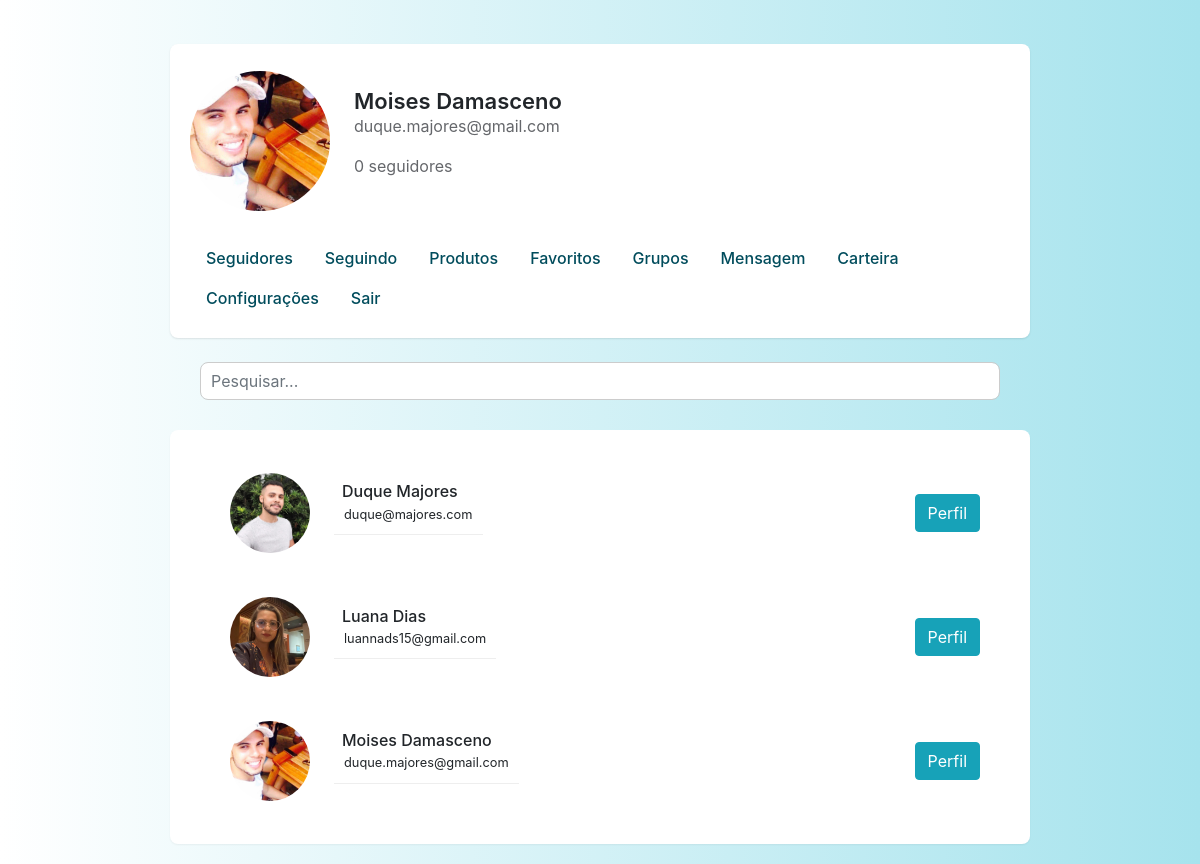
The page /home/1/ (signed in) on the database its author committed.
### app/models.py (models this page shows, shortened)
class User(UserMixin, db.Model):
    id = db.Column(db.Integer, primary_key=True)
    imagem = db.Column(db.String, nullable=True, default='default.png')
    nome = db.Column(db.String(100), nullable=False)
    sobreNome = db.Column(db.String(100), nullable=False)
    email = db.Column(db.String(120), nullable=False, unique=True)
    senha = db.Column(db.String(255), nullable=False)
    followed = db.relationship(
        'User', secondary=followers,
        primaryjoin=(followers.c.follower_id == id),
        secondaryjoin=(followers.c.followed_id == id),
        backref=db.backref('followers', lazy='dynamic'), lazy='dynamic')
    def follower_count(self):
        return self.followers.count()

### app/views.py (the view)
@app.route('/home/<int:id>/', endpoint='home')
@login_required
def home(id):
    obj = User.query.get_or_404(id)
    pesquisa = request.args.get('pesquisa', '')
    if pesquisa:
        dados = User.query.filter(User.nome.ilike(f'%{pesquisa}%')).order_by(User.nome)
    else:
        dados = User.query.order_by(User.nome)
    pessoas = User.query.all()
    quantidade = len(pessoas)
    context = {'dados': dados.all()}
    return render_template('home.html', obj=obj, context=context, pessoas=pessoas, quantidade=quantidade, user_id=id)

### app/__init__.py (called while the page is built)
@login_manager.user_loader
def load_user(user_id):
    return User.query.get(int(user_id))

### app/templates/home.html (shortened to what this page needs)
{% extends 'base.html' %}
{% block styles %}
    <link rel="stylesheet" href="{{ url_for('static', filename='css/index.css') }}">
    <link rel="stylesheet" href="{{ url_for('static', filename='css/home.css') }}">
{% endblock %}
{% block content %}
    <div id="corpo_home">
        <header id="header_home" class="mt-4">
            <div id="cabecalho">
                <div>
                    <img class="rounded-circle" src="{{ url_for('static', filename='imagens/' + obj.imagem) }}" alt="Foto Perfil">
                </div>
                <div class="m-4">
                    <h2>{{ obj.nome }} {{ obj.sobreNome }}</h2>
                    <p>{{ obj.email }}</p>
                    <p>{{ obj.follower_count() }} seguidores</p>
                </div>
            </div>
            <nav>
                <div>
                    <a href="#">Seguidores</a>
                    <a href="#">Seguindo</a>
                    <a href="#">Produtos</a>
                    <a href="#">Favoritos</a>
                    <a href="#">Grupos</a>
                    <a href="#">Mensagem</a>
                    {% if obj.id == current_user.id %}
                        <a href="#">Carteira</a>
                        <a href="#">Configurações</a>
                        <a href="{{ url_for('logout') }}">Sair</a>
                    {% endif %}
                </div>
            </nav>
        </header>
        <form id="form_pesq_home" method="get" class="row col-12 mt-4">
            <div class="col-12">
                <input type="text" name="pesquisa" id="pesquisa" class="form-control" placeholder="Pesquisar...">
            </div>
        </form>
        <div id="nolt_home" class="container-fluid">
            {% if not context.dados %}
                <p>Nenhum resultado encontrado.</p>
            {% else %}
                {% for linha in context.dados %}
                    <div id="perfis_nolt_home">
                        <div id="pnh_conteudo">
                            <div>
                                <img class="rounded-circle" src="{{ url_for('static', filename='imagens/' + linha.imagem) }}" alt="Foto Perfil">
                            </div>
                            <div class="m-4">
                                <h2 class="m-2">{{ linha.nome }} {{ linha.sobreNome }}</h2>
                                <p>{{ linha.email }}</p>
                            </div>
                        </div>
                        <a class="btn btn-info" href="{{ url_for('home', id=linha.id) }}">Perfil</a>
                    </div>
                {% endfor %}
            {% endif %}
        </div>
    </div>
{% endblock %}

### app/templates/base.html (shortened to what this page needs)
<!DOCTYPE html>
<html lang="pt-br">
<head>
    {% block styles %}
    {% endblock %}
    <link rel="stylesheet" href="https://stackpath.bootstrapcdn.com/bootstrap/4.1.3/css/bootstrap.min.css">
</head>
<body id="body">
    <section class="container">
        {% block content %} {% endblock %}
    </section>
</body>
</html>

### app/static/css/index.css (style rules this page uses)
#body { background-image: linear-gradient(to right, #fff, #a6e3ed ); }

### app/static/css/home.css (style rules this page uses)
* { margin: 0; padding: 0; box-sizing: border-box; height: auto; }
body { font-family: "Segoe UI", Tahoma, Geneva, Verdana, sans-serif; background-color: #f0f2f5; color: #1c1e21; }
#corpo_home { max-width: 900px; margin: auto; padding: 20px; height: 100%; }
#header_home { background-color: #fff; border-radius: 8px; padding: 20px; box-shadow: 0 1px 2px rgba(0,0,0,0.1); display: flex; flex-direction: column; gap: 10px; }
#cabecalho { display: flex; align-items: center; }
#header_home img.rounded-circle { width: 140px; object-fit: cover; }
#header_home h2 { margin: 0; font-size: 22px; font-weight: 600; }
#header_home p { color: #65676b; }
#header_home nav div { display: flex; flex-wrap: wrap; margin-top: 10px; }
#header_home nav a { text-decoration: none; font-weight: 500; transition: color 0.2s ease; cursor: pointer; }
#form_pesq_home { margin-top: 20px; display: flex; justify-content: center; align-items: center; margin: 0 auto; gap: 10px; }
#form_pesq_home input[type="text"] { border: 1px solid #ccc; border-radius: 8px; padding: 10px; width: 100%; font-size: 16px; }
#nolt_home { margin: auto; margin-top: 30px; padding: 20px; background-color: #fff; border-radius: 8px; box-shadow: 0 1px 2px rgba(0,0,0,0.05); max-height: 500px; overflow-y: auto; display: flex; justify-content: start; align-items: stretch; flex-direction: column; }
#nolt_home p { padding: 10px; border-bottom: 1px solid #eee; font-size: 15px; }
#nolt_home img { width: 80px; }
#nolt_home h2 { text-align: start; font-size: 1rem; }
#nolt_home p { text-align: start; font-size: 0.8rem; }
#nolt_home h2 + p { margin-top: -15px; }
#corpo_home nav a { display: inline-block; padding: 8px 16px; border-radius: 8px; font-weight: 500; color: #004c5c; background-color: transparent; transition: all 0.25s ease-in-out; text-decoration: none; position: relative; }
#perfis_nolt_home { display: flex; justify-content: space-between; align-items: center; gap: -20px; margin-right: 30px; width: auto; margin-left: 40px; }
#pnh_conteudo { display: flex; align-items: center; justify-content: center; }

### rows shown on the page
User: imagem (picture), nome "Moises", sobreNome "Damasceno", email "duque.majores@gmail.com"
User: imagem (picture), nome "Duque", sobreNome "Majores", email "duque@majores.com"
User: imagem (picture), nome "Luana", sobreNome "Dias", email "luannads15@gmail.com"

### other values the page prints
{{ obj.follower_count() }} "0"
